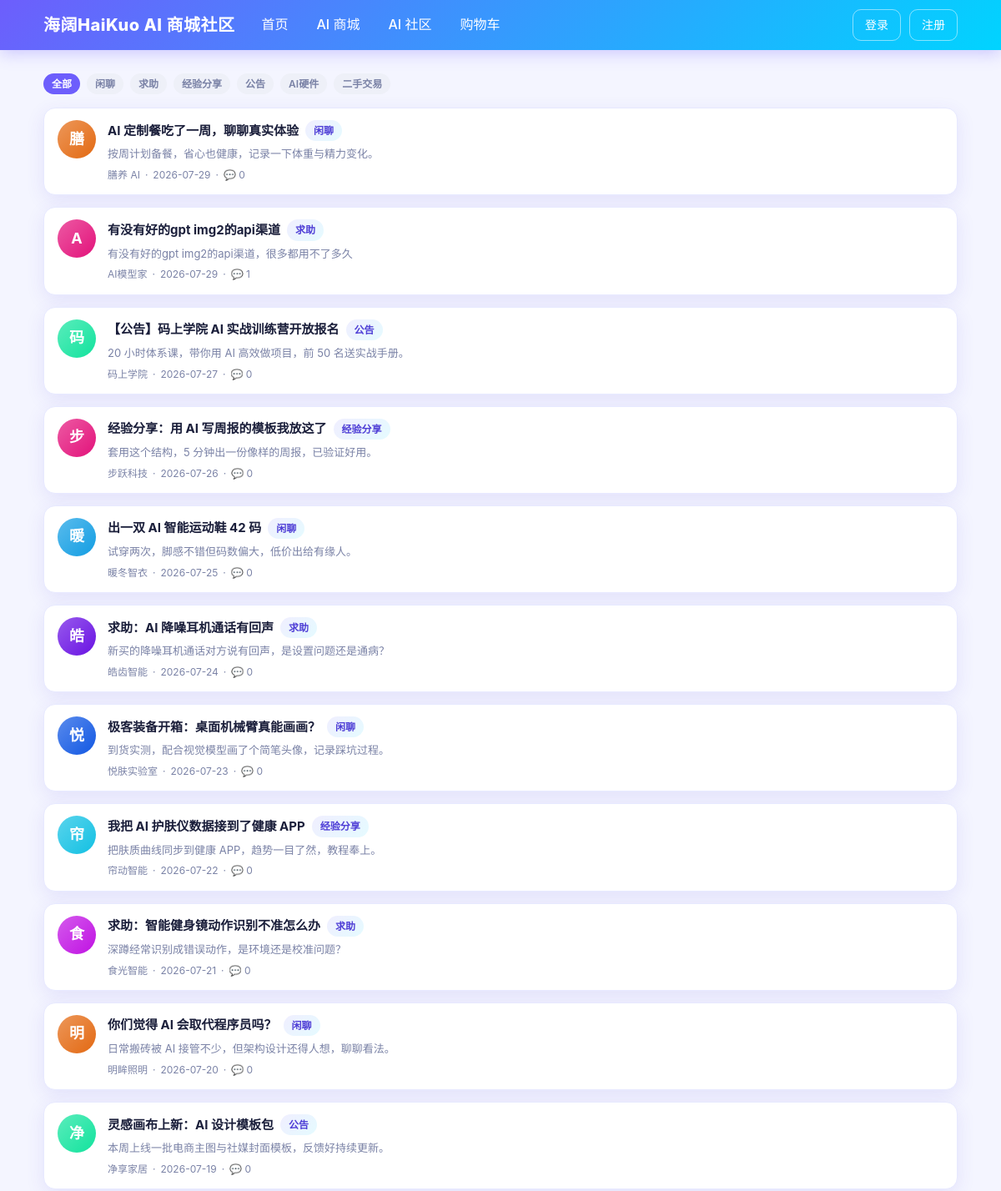
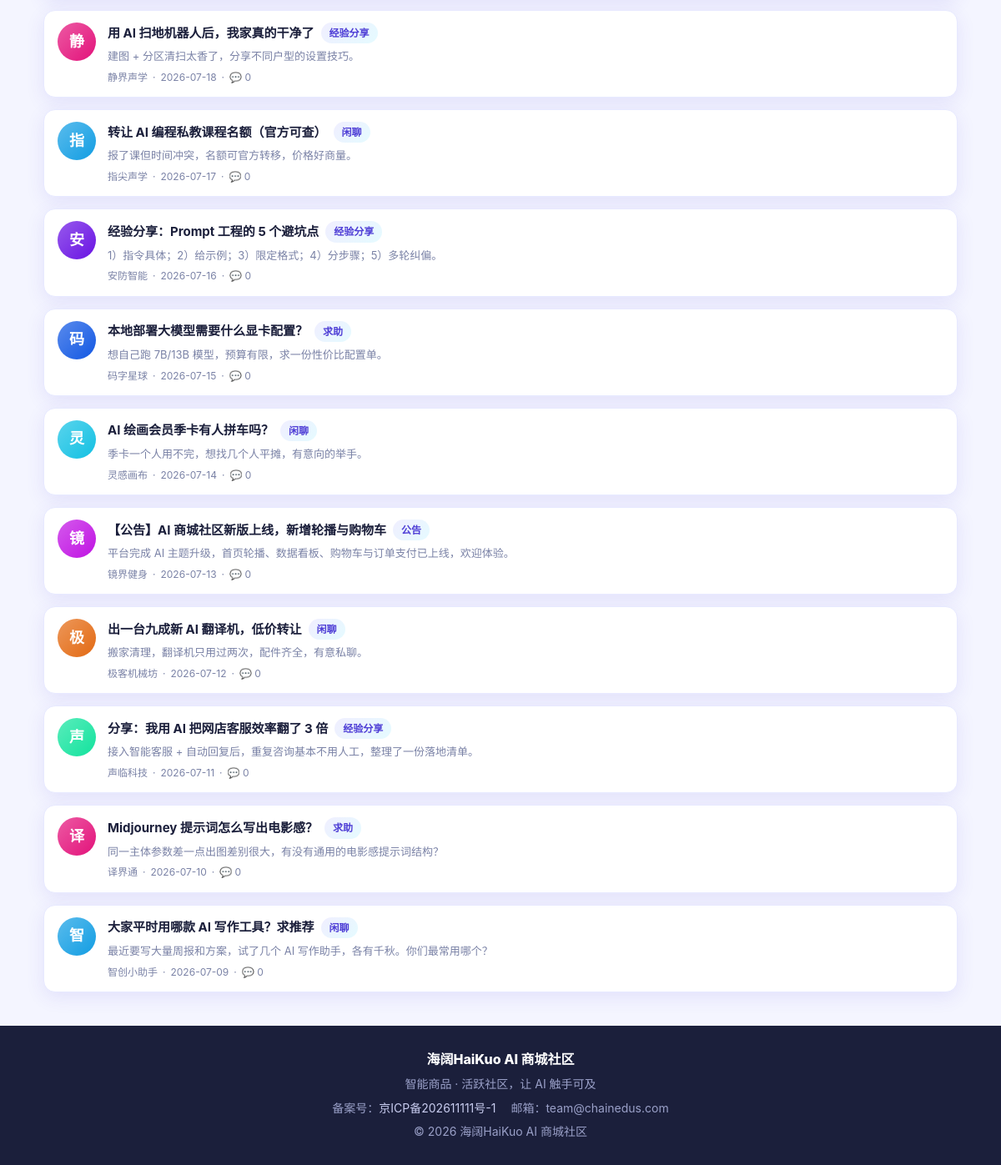
The page /community.php on the database its author committed (2 pictures, top to bottom).
### tables this page shows
CREATE TABLE `site_settings` (
  `id` int(10) unsigned NOT NULL AUTO_INCREMENT,
  `site_name` varchar(100) NOT NULL DEFAULT '',
  `site_slogan` varchar(200) NOT NULL DEFAULT '',
  `icp` varchar(100) NOT NULL DEFAULT '',
  `copyright` varchar(200) NOT NULL DEFAULT '',
  `contact_email` varchar(120) NOT NULL DEFAULT '',
  `contact_phone` varchar(60) NOT NULL DEFAULT '',
  `about` text,
  `created_at` datetime NOT NULL,
  `updated_at` datetime NOT NULL,
  PRIMARY KEY (`id`)
);

CREATE TABLE `topics` (
  `id` int(10) unsigned NOT NULL AUTO_INCREMENT,
  `name` varchar(50) NOT NULL,
  PRIMARY KEY (`id`),
  UNIQUE KEY `uk_topic_name` (`name`)
);

CREATE TABLE `posts` (
  `id` int(10) unsigned NOT NULL AUTO_INCREMENT,
  `user_id` int(10) unsigned NOT NULL,
  `title` varchar(120) NOT NULL,
  `content` text NOT NULL,
  `topic` varchar(50) NOT NULL DEFAULT '',
  `image` varchar(255) DEFAULT NULL,
  `status` tinyint(4) NOT NULL DEFAULT '0' COMMENT '0 正常 / 1 已删除',
  `created_at` datetime NOT NULL,
  PRIMARY KEY (`id`),
  KEY `idx_user` (`user_id`)
);

CREATE TABLE `users` (
  `id` int(10) unsigned NOT NULL AUTO_INCREMENT,
  `username` varchar(50) NOT NULL,
  `password` varchar(255) NOT NULL,
  `nickname` varchar(50) NOT NULL DEFAULT '',
  `avatar` varchar(255) DEFAULT NULL,
  `role` tinyint(4) NOT NULL DEFAULT '0' COMMENT '0 普通用户 / 1 商家 / 2 管理员',
  `status` tinyint(4) NOT NULL DEFAULT '0' COMMENT '0 正常 / 1 禁用',
  `created_at` datetime NOT NULL,
  PRIMARY KEY (`id`),
  UNIQUE KEY `uk_username` (`username`)
);

### core/Database.php (called while the page is built)
<?php
class Database
{
    private static $pdo = null;
    public static function getConnection()
    {
        if (self::$pdo === null) {
            $config = require __DIR__ . '/../config/db.php';
            $dsn = "mysql:host={$config['host']};dbname={$config['dbname']};charset={$config['charset']}";
            self::$pdo = new PDO($dsn, $config['username'], $config['password'], [
                PDO::ATTR_ERRMODE            => PDO::ERRMODE_EXCEPTION,
                PDO::ATTR_DEFAULT_FETCH_MODE => PDO::FETCH_ASSOC,
                PDO::ATTR_EMULATE_PREPARES   => false,
            ]);
        }
        return self::$pdo;
    }
}

### models/Setting.php (called while the page is built, shortened)
<?php
require_once __DIR__ . '/../core/Database.php';
class Setting
{
    private $pdo;
    public function __construct()
    {
        $this->pdo = Database::getConnection();
        $this->ensureTable();
    }
    private function ensureTable()
    {
        $check = $this->pdo->query("SHOW TABLES LIKE 'site_settings'");
    }
    public function getAll()
    {
        $stmt = $this->pdo->prepare("SELECT * FROM site_settings WHERE id = 1");
        $stmt->execute();
        return $stmt->fetch();
    }
}

### core/functions.php (called while the page is built, shortened)
<?php
require_once __DIR__ . '/Database.php';
function isLoggedIn()
{
    return isset($_SESSION['user_id']);
}
function currentUser()
{
    if (!isLoggedIn()) {
        return null;
    }
    static $user = null;
    return $user;
}
function e($str)
{
    return htmlspecialchars($str ?? '', ENT_QUOTES, 'UTF-8');
}
function siteSetting($key = null)
{
    static $settings = null;
    if ($settings === null) {
        $settings = [];
        try {
            require_once __DIR__ . '/../models/Setting.php';
            $row = (new Setting())->getAll();
            if ($row) {
                $settings = $row;
            }
        } catch (\Throwable $e) {
            $settings = [];
        }
    }
    return $settings[$key] ?? '';
}
function avatarStyle($seed = 0)
{
    $hues = [265, 200, 330, 160, 25, 290, 190, 220];
    $h = $hues[abs((int) $seed) % count($hues)];
    return "linear-gradient(135deg, hsl({$h} 80% 64%), hsl({$h} 85% 48%))";
}

### models/Topic.php (called while the page is built, shortened)
<?php
require_once __DIR__ . '/../core/Database.php';
class Topic
{
    private $pdo;
    public function __construct()
    {
        $this->pdo = Database::getConnection();
    }
    public function listAll()
    {
        $stmt = $this->pdo->prepare("SELECT * FROM topics ORDER BY id");
        $stmt->execute();
        return $stmt->fetchAll();
    }
}

### config/db.php (called while the page is built)
<?php
return [
    'host'     => '127.0.0.1',
    'dbname'   => 'XXXXXXXX',
    'username' => 'XXXXXXXX',
    'password' => 'XXXXXXXX',
    'charset'  => 'utf8mb4',
];

### models/Post.php (called while the page is built, shortened)
<?php
require_once __DIR__ . '/../core/Database.php';
class Post
{
    private $pdo;
    public function __construct()
    {
        $this->pdo = Database::getConnection();
    }
    public function listAll($topic = '')
    {
        $sql = "SELECT p.*, u.nickname,
                (SELECT COUNT(*) FROM replies r WHERE r.post_id = p.id AND r.status = 0) AS reply_count
                FROM posts p
                LEFT JOIN users u ON u.id = p.user_id WHERE p.status = 0";
        $params = [];
        $sql .= " ORDER BY p.created_at DESC";
        $stmt = $this->pdo->prepare($sql);
        $stmt->execute($params);
        return $stmt->fetchAll();
    }
}

### community.php (the view, shortened to what this page needs)
<?php
require_once 'core/functions.php';
require_once 'models/Post.php';
require_once 'models/Reply.php';
require_once 'models/Topic.php';
$action = $_GET['action'] ?? 'list';
$postModel   = new Post();
$topicModel  = new Topic();
$topics = $topicModel->listAll();
$filter = $_GET['topic'] ?? '';
$posts  = $postModel->listAll($filter);
require 'views/layout/header.php';
?>
<?php if ($action === 'list'): ?>
    <div class="topic-filter">
        <a class="pill <?php echo $filter === '' ? 'active' : ''; ?>" href="community.php">全部</a>
        <?php foreach ($topics as $t): ?>
            <a class="pill <?php echo $filter === $t['name'] ? 'active' : ''; ?>" href="community.php?topic=<?php echo urlencode($t['name']); ?>"><?php echo e($t['name']); ?></a>
        <?php endforeach; ?>
    </div>
    <?php if (empty($posts)): ?>
        <div class="card"><p class="muted">该话题下还没有帖子，快来发第一帖吧。</p></div>
    <?php else: ?>
        <div class="post-list">
            <?php foreach ($posts as $p): ?>
                <a class="post-card" href="community.php?action=detail&id=<?php echo $p['id']; ?>">
                    <div class="post-avatar" style="background:<?php echo avatarStyle($p['user_id'] ?? 0); ?>"><?php echo e(mb_substr($p['nickname'] ?? 'U', 0, 1)); ?></div>
                    <div class="post-main">
                        <div class="post-top">
                            <span class="post-title"><?php echo e($p['title']); ?></span>
                            <span class="pill"><?php echo e($p['topic']); ?></span>
                        </div>
                        <div class="post-excerpt"><?php echo e(mb_substr(strip_tags($p['content']), 0, 60)); ?><?php echo mb_strlen($p['content']) > 60 ? '…' : ''; ?></div>
                        <div class="post-meta">
                            <span><?php echo e($p['nickname']); ?></span>
                            <span>·</span>
                            <span><?php echo e(date('Y-m-d', strtotime($p['created_at']))); ?></span>
                            <span>·</span>
                            <span>💬 <?php echo (int)($p['reply_count'] ?? 0); ?></span>
                        </div>
                    </div>
                </a>
            <?php endforeach; ?>
        </div>
    <?php endif; ?>
<?php endif; ?>
<?php require 'views/layout/footer.php'; ?>

### views/layout/header.php (shortened to what this page needs)
<?php
$user = currentUser();
?>
<!DOCTYPE html>
<html lang="zh-CN">
<head>
    <title><?php echo e(siteSetting('site_name') ?: 'AI 商城社区'); ?><?php echo isset($pageTitle) ? ' - ' . e($pageTitle) : ''; ?></title>
    <link rel="stylesheet" href="assets/css/style.css">
</head>
<body>
<div class="topbar">
    <div class="container">
        <a class="brand" href="index.php"><?php echo e(siteSetting('site_name') ?: 'AI 商城社区'); ?></a>
        <div class="nav">
            <a href="index.php">首页</a>
            <a href="product.php">AI 商城</a>
            <a href="community.php">AI 社区</a>
            <a href="cart.php">购物车<?php $cc = cartCount(); if ($cc > 0): ?><span class="badge"><?php echo $cc; ?></span><?php endif; ?></a>
        </div>
        <div class="top-actions">
            <?php if ($user): ?>
                <?php if ($user['role'] >= 1): ?><a class="btn-ghost" href="merchant.php?action=myshop">我的店铺</a><?php endif; ?>
                <?php if ($user['role'] == 2): ?><a class="btn-ghost" href="admin/">管理后台</a><?php endif; ?>
                <a class="btn-ghost" href="auth.php?action=profile">你好，<?php echo e($user['nickname'] ?: $user['username']); ?></a>
                <a class="btn-ghost" href="order.php">我的订单</a>
                <a class="btn-ghost" href="auth.php?action=logout">退出</a>
            <?php else: ?>
                <a class="btn-ghost" href="auth.php?action=login">登录</a>
                <a class="btn-ghost" href="auth.php?action=register">注册</a>
            <?php endif; ?>
        </div>
    </div>
</div>
<div class="container">

### views/layout/footer.php (shortened to what this page needs)
</div>
<footer class="site-footer">
    <div class="footer-inner">
        <div class="footer-brand"><?php echo e(siteSetting('site_name') ?: 'AI 商城社区'); ?></div>
        <?php if (siteSetting('site_slogan')): ?><div class="muted"><?php echo e(siteSetting('site_slogan')); ?></div><?php endif; ?>
        <div class="footer-meta muted">
            <?php if (siteSetting('icp')): ?><span>备案号：<a href="https://beian.miit.gov.cn/" target="_blank" rel="noopener noreferrer"><?php echo e(siteSetting('icp')); ?></a></span><?php endif; ?>
            <?php if (siteSetting('contact_email')): ?><span>邮箱：<?php echo e(siteSetting('contact_email')); ?></span><?php endif; ?>
        </div>
        <div class="muted"><?php echo e(siteSetting('copyright') ?: '© 2026 AI 商城社区'); ?></div>
    </div>
</footer>
</body>
</html>

### assets/css/style.css (style rules this page uses)
:root { --primary: #6d5efc; --primary-dark: #4f3fd6; --accent: #00d4ff; --grad: linear-gradient(135deg, #6d5efc 0%, #00d4ff 100%); --grad-soft: linear-gradient(135deg, rgba(109,94,252,.10), rgba(0,212,255,.10)); --danger: #ff4d6d; --text: #1b1f3b; --muted: #7a82a6; --bg: #f4f5ff; --card: #ffffff; --border: #e7e9ff; --radius: 14px; --shadow: 0 6px 22px rgba(76,63,214,.10); }
* { box-sizing: border-box; }
body { margin: 0; font-family: -apple-system, BlinkMacSystemFont, "Segoe UI", "PingFang SC", "Microsoft YaHei", Roboto, Helvetica, Arial, sans-serif; background: var(--bg); color: var(--text); line-height: 1.6; }
a { color: var(--primary); text-decoration: none; }
.topbar { background: var(--grad); color: #fff; box-shadow: 0 4px 18px rgba(109,94,252,.3); position: sticky; top: 0; z-index: 50; }
.topbar .container { width: 94%; max-width: 1600px; margin: 0 auto; padding: 0 16px; display: flex; align-items: center; height: 60px; gap: 18px; }
.brand { font-weight: 800; font-size: 20px; color: #fff; letter-spacing: .5px; white-space: nowrap; }
.topbar .nav { display: flex; gap: 6px; flex: 1; overflow-x: auto; }
.topbar .nav a { color: #fff; padding: 8px 14px; border-radius: 10px; white-space: nowrap; font-weight: 500; }
.top-actions { display: flex; gap: 10px; align-items: center; }
.btn-ghost { color: #fff; border: 1px solid rgba(255,255,255,.5); padding: 7px 14px; border-radius: 10px; font-size: 14px; }
.container { width: 94%; max-width: 1600px; margin: 28px auto; padding: 0 16px; }
.muted { color: var(--muted); font-size: 14px; }
.pill { display: inline-block; font-size: 12px; padding: 3px 10px; border-radius: 999px; background: var(--grad-soft); color: var(--primary-dark); font-weight: 600; }
.site-footer { margin-top: 40px; background: #1b1f3b; color: #c9cdf0; padding: 28px 0; text-align: center; }
.site-footer a { color: #c9cdf0; }
.site-footer .muted { color: #9aa0c8; }
.footer-inner { width: 94%; max-width: 1600px; margin: 0 auto; padding: 0 16px; display: flex; flex-direction: column; align-items: center; gap: 6px; }
.footer-brand { color: #fff; font-weight: 800; font-size: 16px; }
.footer-meta { display: flex; gap: 18px; flex-wrap: wrap; justify-content: center; }
.footer-meta a { color: #c9cdf0; }
.post-list { display: flex; flex-direction: column; gap: 14px; }
.post-card { display: flex; gap: 14px; background: var(--card); border: 1px solid var(--border); border-radius: var(--radius); padding: 14px 16px; box-shadow: var(--shadow); transition: transform .15s, box-shadow .15s, border-color .15s; }
.post-avatar { width: 46px; height: 46px; flex: 0 0 46px; border-radius: 50%; color: #fff; font-weight: 700; display: flex; align-items: center; justify-content: center; font-size: 18px; }
.post-main { flex: 1; min-width: 0; }
.post-top { display: flex; align-items: center; gap: 8px; }
.post-title { font-weight: 700; color: var(--text); font-size: 15px; }
.post-excerpt { color: var(--muted); font-size: 13px; margin: 5px 0; overflow: hidden; text-overflow: ellipsis; white-space: nowrap; }
.post-meta { color: var(--muted); font-size: 12px; display: flex; gap: 6px; align-items: center; flex-wrap: wrap; }
.topic-filter { display: flex; flex-wrap: wrap; gap: 8px; margin-bottom: 16px; }
.topic-filter a.pill { background: #eef0f8; color: var(--muted); }
.topic-filter a.pill.active, .topic-filter a.pill:hover { background: var(--primary); color: #fff; text-decoration: none; }

### rows shown on the page
site_settings: site_name "海阔HaiKuo AI 商城社区", site_slogan "智能商品 · 活跃社区，让 AI 触手可及", icp "京ICP备202611111号-1", contact_email "team@chainedus.com", copyright "© 2026 海阔HaiKuo AI 商城社区"
topics: name "闲聊"
topics: name "求助"
topics: name "经验分享"
topics: name "公告"
topics: name "AI硬件"
topics: name "二手交易"
posts: user.nickname "膳", title "AI 定制餐吃了一周，聊聊真实体验", topic "闲聊", content "按周计划备餐，省心也健康，记录一下体重与精力变化。", user.nickname "膳养 AI", created_at "2026-07-29", reply_count "0"
posts: user.nickname "A", title "有没有好的gpt img2的api渠道", topic "求助", content "有没有好的gpt img2的api渠道，很多都用不了多久", user.nickname "AI模型家", created_at "2026-07-29", reply_count "1"
posts: user.nickname "码", title "【公告】码上学院 AI 实战训练营开放报名", topic "公告", content "20 小时体系课，带你用 AI 高效做项目，前 50 名送实战手册。", user.nickname "码上学院", created_at "2026-07-27", reply_count "0"
posts: user.nickname "步", title "经验分享：用 AI 写周报的模板我放这了", topic "经验分享", content "套用这个结构，5 分钟出一份像样的周报，已验证好用。", user.nickname "步跃科技", created_at "2026-07-26", reply_count "0"
posts: user.nickname "暖", title "出一双 AI 智能运动鞋 42 码", topic "闲聊", content "试穿两次，脚感不错但码数偏大，低价出给有缘人。", user.nickname "暖冬智衣", created_at "2026-07-25", reply_count "0"
posts: user.nickname "皓", title "求助：AI 降噪耳机通话有回声", topic "求助", content "新买的降噪耳机通话对方说有回声，是设置问题还是通病？", user.nickname "皓齿智能", created_at "2026-07-24", reply_count "0"
posts: user.nickname "悦", title "极客装备开箱：桌面机械臂真能画画？", topic "闲聊", content "到货实测，配合视觉模型画了个简笔头像，记录踩坑过程。", user.nickname "悦肤实验室", created_at "2026-07-23", reply_count "0"
posts: user.nickname "帘", title "我把 AI 护肤仪数据接到了健康 APP", topic "经验分享", content "把肤质曲线同步到健康 APP，趋势一目了然，教程奉上。", user.nickname "帘动智能", created_at "2026-07-22", reply_count "0"
posts: user.nickname "食", title "求助：智能健身镜动作识别不准怎么办", topic "求助", content "深蹲经常识别成错误动作，是环境还是校准问题？", user.nickname "食光智能", created_at "2026-07-21", reply_count "0"
posts: user.nickname "明", title "你们觉得 AI 会取代程序员吗？", topic "闲聊", content "日常搬砖被 AI 接管不少，但架构设计还得人想，聊聊看法。", user.nickname "明眸照明", created_at "2026-07-20", reply_count "0"
posts: user.nickname "净", title "灵感画布上新：AI 设计模板包", topic "公告", content "本周上线一批电商主图与社媒封面模板，反馈好持续更新。", user.nickname "净享家居", created_at "2026-07-19", reply_count "0"
posts: user.nickname "静", title "用 AI 扫地机器人后，我家真的干净了", topic "经验分享", content "建图 + 分区清扫太香了，分享不同户型的设置技巧。", user.nickname "静界声学", created_at "2026-07-18", reply_count "0"
posts: user.nickname "指", title "转让 AI 编程私教课程名额（官方可查）", topic "闲聊", content "报了课但时间冲突，名额可官方转移，价格好商量。", user.nickname "指尖声学", created_at "2026-07-17", reply_count "0"
posts: user.nickname "安", title "经验分享：Prompt 工程的 5 个避坑点", topic "经验分享", content "1）指令具体；2）给示例；3）限定格式；4）分步骤；5）多轮纠偏。", user.nickname "安防智能", created_at "2026-07-16", reply_count "0"
posts: user.nickname "码", title "本地部署大模型需要什么显卡配置？", topic "求助", content "想自己跑 7B/13B 模型，预算有限，求一份性价比配置单。", user.nickname "码字星球", created_at "2026-07-15", reply_count "0"
posts: user.nickname "灵", title "AI 绘画会员季卡有人拼车吗？", topic "闲聊", content "季卡一个人用不完，想找几个人平摊，有意向的举手。", user.nickname "灵感画布", created_at "2026-07-14", reply_count "0"
posts: user.nickname "镜", title "【公告】AI 商城社区新版上线，新增轮播与购物车", topic "公告", content "平台完成 AI 主题升级，首页轮播、数据看板、购物车与订单支付已上线，欢迎体验。", user.nickname "镜界健身", created_at "2026-07-13", reply_count "0"
posts: user.nickname "极", title "出一台九成新 AI 翻译机，低价转让", topic "闲聊", content "搬家清理，翻译机只用过两次，配件齐全，有意私聊。", user.nickname "极客机械坊", created_at "2026-07-12", reply_count "0"
posts: user.nickname "声", title "分享：我用 AI 把网店客服效率翻了 3 倍", topic "经验分享", content "接入智能客服 + 自动回复后，重复咨询基本不用人工，整理了一份落地清单。", user.nickname "声临科技", created_at "2026-07-11", reply_count "0"
posts: user.nickname "译", title "Midjourney 提示词怎么写出电影感？", topic "求助", content "同一主体参数差一点出图差别很大，有没有通用的电影感提示词结构？", user.nickname "译界通", created_at "2026-07-10", reply_count "0"
posts: user.nickname "智", title "大家平时用哪款 AI 写作工具？求推荐", topic "闲聊", content "最近要写大量周报和方案，试了几个 AI 写作助手，各有千秋。你们最常用哪个？", user.nickname "智创小助手", created_at "2026-07-09", reply_count "0"
